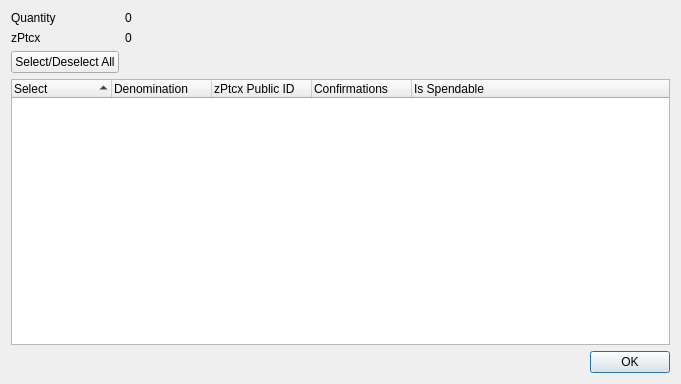
<?xml version="1.0" encoding="UTF-8"?>
<ui version="4.0">
 <class>ZPtcxControlDialog</class>
 <widget class="QDialog" name="ZPtcxControlDialog">
  <property name="geometry">
   <rect>
    <x>0</x>
    <y>0</y>
    <width>681</width>
    <height>384</height>
   </rect>
  </property>
  <property name="minimumSize">
   <size>
    <width>681</width>
    <height>384</height>
   </size>
  </property>
  <property name="windowTitle">
   <string>Select zPtcx to Spend</string>
  </property>
  <layout class="QGridLayout" name="gridLayout">
   <item row="0" column="0">
    <layout class="QFormLayout" name="formLayout">
     <property name="sizeConstraint">
      <enum>QLayout::SetDefaultConstraint</enum>
     </property>
     <item row="0" column="0">
      <widget class="QLabel" name="labelQuantity">
       <property name="text">
        <string>Quantity</string>
       </property>
      </widget>
     </item>
     <item row="0" column="1">
      <widget class="QLabel" name="labelQuantity_int">
       <property name="text">
        <string>0</string>
       </property>
      </widget>
     </item>
     <item row="1" column="0">
      <widget class="QLabel" name="labelZPtcx">
       <property name="text">
        <string>zPtcx</string>
       </property>
      </widget>
     </item>
     <item row="1" column="1">
      <widget class="QLabel" name="labelZPtcx_int">
       <property name="text">
        <string>0</string>
       </property>
      </widget>
     </item>
     <item row="2" column="0">
      <widget class="QPushButton" name="pushButtonAll">
       <property name="text">
        <string>Select/Deselect All</string>
       </property>
      </widget>
     </item>
    </layout>
   </item>
   <item row="1" column="0">
    <layout class="QVBoxLayout" name="verticalLayout">
     <item>
      <widget class="QTreeWidget" name="treeWidget">
       <property name="minimumSize">
        <size>
         <width>0</width>
         <height>250</height>
        </size>
       </property>
       <property name="alternatingRowColors">
        <bool>true</bool>
       </property>
       <property name="sortingEnabled">
        <bool>true</bool>
       </property>
       <property name="columnCount">
        <number>5</number>
       </property>
       <attribute name="headerDefaultSectionSize">
        <number>100</number>
       </attribute>
       <column>
        <property name="text">
         <string notr="true">Select</string>
        </property>
       </column>
       <column>
        <property name="text">
         <string notr="true">Denomination</string>
        </property>
       </column>
       <column>
        <property name="text">
         <string notr="true">zPtcx Public ID</string>
        </property>
       </column>
       <column>
        <property name="text">
         <string notr="true">Confirmations</string>
        </property>
       </column>
       <column>
        <property name="text">
         <string>Is Spendable</string>
        </property>
       </column>
      </widget>
     </item>
     <item>
      <widget class="QDialogButtonBox" name="buttonBox">
       <property name="orientation">
        <enum>Qt::Horizontal</enum>
       </property>
       <property name="standardButtons">
        <set>QDialogButtonBox::Ok</set>
       </property>
      </widget>
     </item>
    </layout>
   </item>
  </layout>
 </widget>
 <resources/>
 <connections>
  <connection>
   <sender>buttonBox</sender>
   <signal>accepted()</signal>
   <receiver>ZPtcxControlDialog</receiver>
   <slot>accept()</slot>
   <hints>
    <hint type="sourcelabel">
     <x>248</x>
     <y>254</y>
    </hint>
    <hint type="destinationlabel">
     <x>157</x>
     <y>274</y>
    </hint>
   </hints>
  </connection>
  <connection>
   <sender>buttonBox</sender>
   <signal>rejected()</signal>
   <receiver>ZPtcxControlDialog</receiver>
   <slot>reject()</slot>
   <hints>
    <hint type="sourcelabel">
     <x>316</x>
     <y>260</y>
    </hint>
    <hint type="destinationlabel">
     <x>286</x>
     <y>274</y>
    </hint>
   </hints>
  </connection>
 </connections>
</ui>
